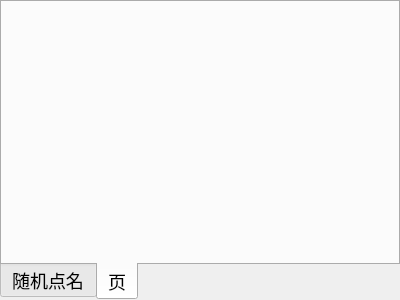
<?xml version="1.0" encoding="UTF-8"?>
<ui version="4.0">
 <class>ExtraWindow</class>
 <widget class="QWidget" name="ExtraWindow">
  <property name="geometry">
   <rect>
    <x>0</x>
    <y>0</y>
    <width>400</width>
    <height>300</height>
   </rect>
  </property>
  <property name="windowTitle">
   <string>班级系统 - 额外窗口</string>
  </property>
  <property name="styleSheet">
   <string notr="true">font-family: Microsoft YaHei;</string>
  </property>
  <layout class="QVBoxLayout" name="main_layout">
   <property name="leftMargin">
    <number>0</number>
   </property>
   <property name="topMargin">
    <number>0</number>
   </property>
   <property name="rightMargin">
    <number>0</number>
   </property>
   <property name="bottomMargin">
    <number>0</number>
   </property>
   <item>
    <widget class="QTabWidget" name="tab_widget">
     <property name="styleSheet">
      <string notr="true">QTabWidget {
  font-size: 18px;
}</string>
     </property>
     <property name="tabPosition">
      <enum>QTabWidget::South</enum>
     </property>
     <property name="tabShape">
      <enum>QTabWidget::Rounded</enum>
     </property>
     <property name="currentIndex">
      <number>1</number>
     </property>
     <widget class="QWidget" name="rollcall_tab">
      <attribute name="title">
       <string>随机点名</string>
      </attribute>
     </widget>
     <widget class="QWidget" name="tab">
      <attribute name="title">
       <string>页</string>
      </attribute>
     </widget>
    </widget>
   </item>
  </layout>
 </widget>
 <resources/>
 <connections/>
</ui>
